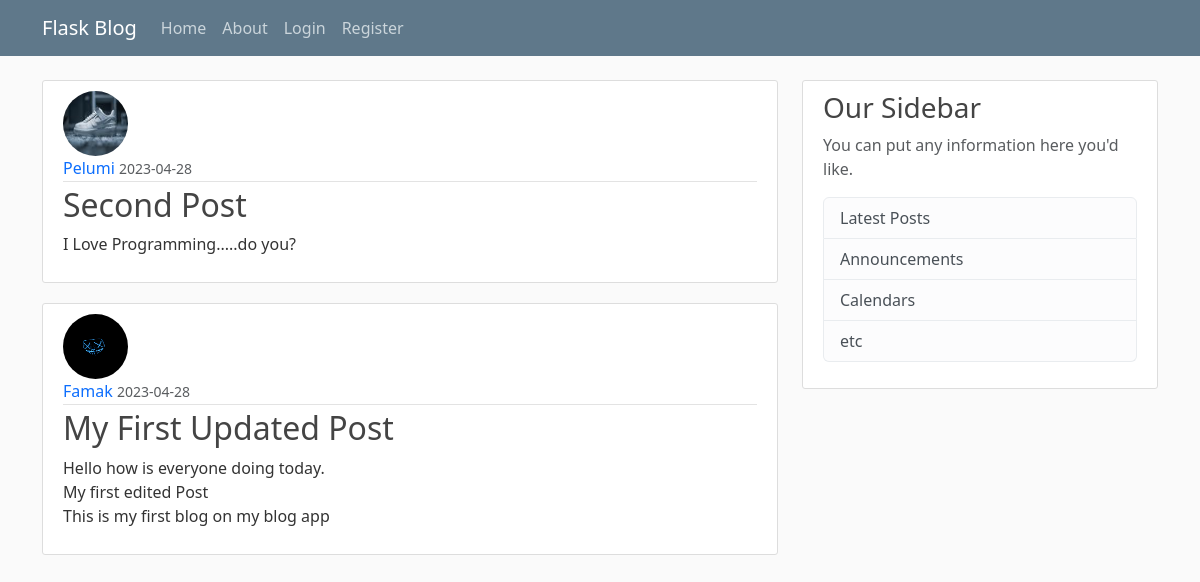
Page /home on the earlier database version.
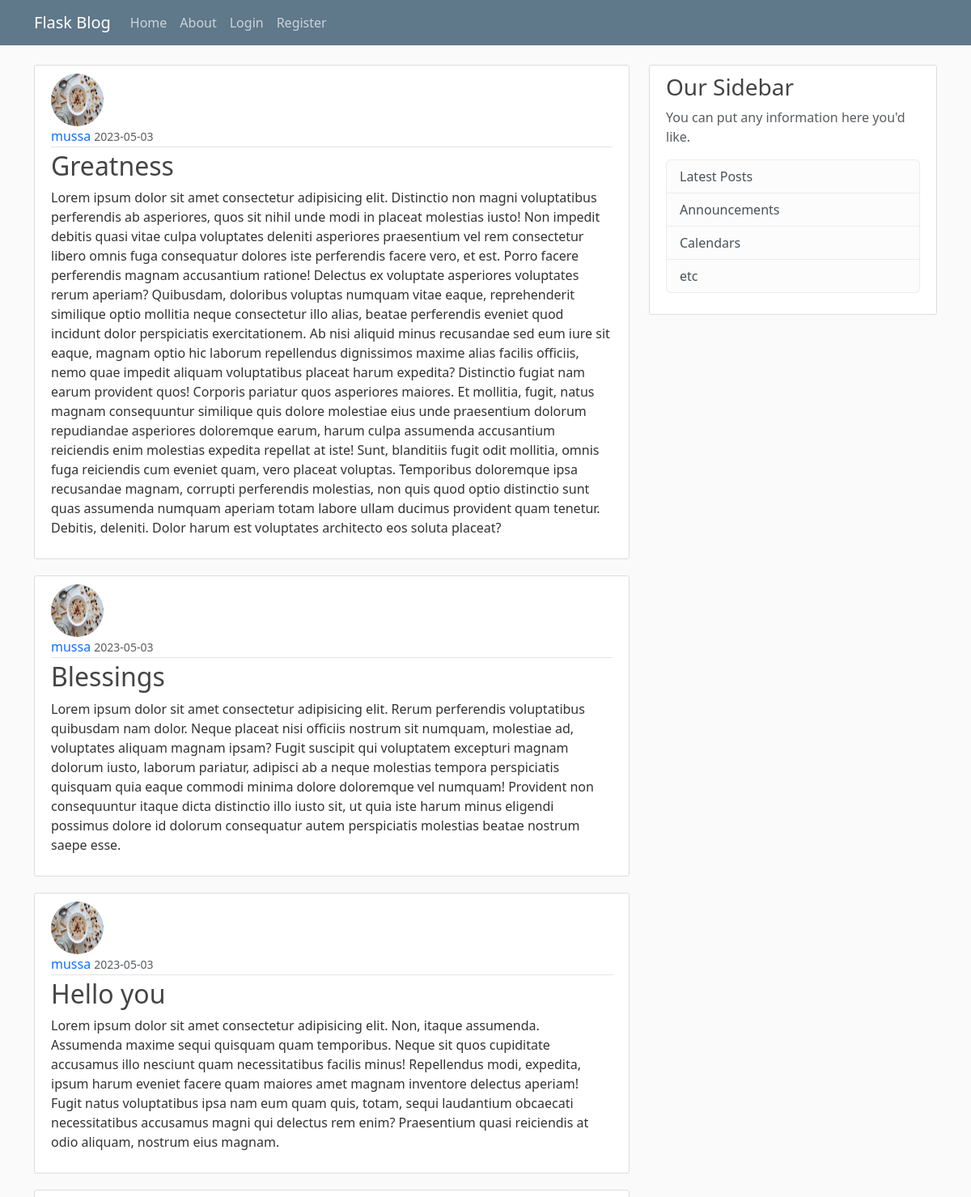
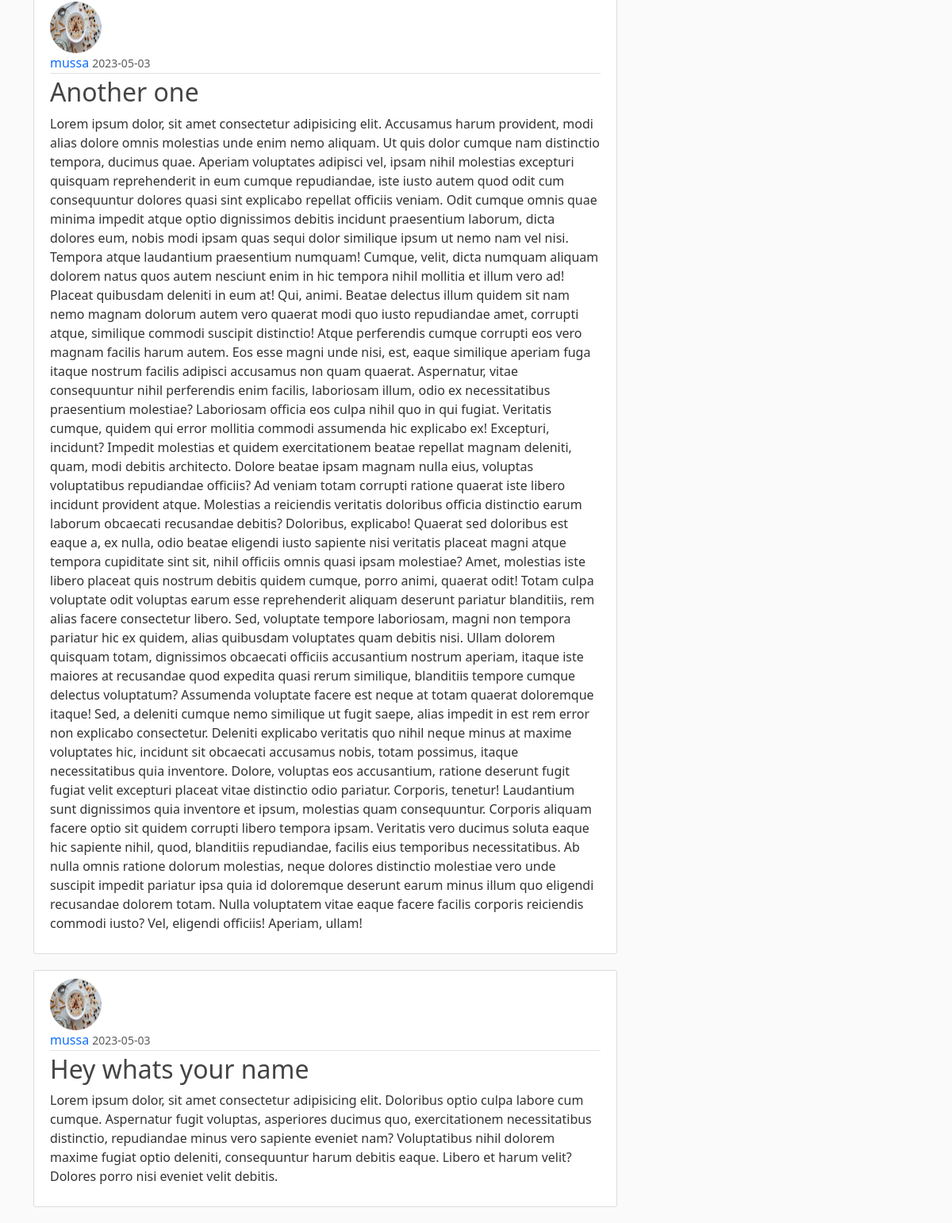
Same page on the later database version (2 pictures, top to bottom).
### flask_blog/models.py (models this page shows, shortened)
class Post(db.Model): # This will hold our post
    id = db.Column(db.Integer, primary_key=True)
    title = db.Column(db.String(100), nullable=False) # Title length will max out at 100characters
    date_posted = db.Column(db.DateTime, nullable=False, default=datetime.utcnow) # data posted will have a 'column type' of datatime, it must not be empty, then the default will be set with the datetime.utcnow function without the brakets'()' because we are not calling it now, its just a argument. 'utc' is the most accurate time to use in a db
    content = db.Column(db.Text, nullable=False) # The type of this column is a txt, it must not be empty
    user_id = db.Column(db.Integer, db.ForeignKey('user.id'), nullable=False)

class User(db.Model, UserMixin): # This is a table called 'User', then we create coloumns within it
    id = db.Column(db.Integer, primary_key=True)
    username = db.Column(db.String(20), unique=True, nullable=False) # Username must not be longer that 20characters, it has to be unique, it cannot be 'null' meaning it must not be empty
    email = db.Column(db.String(120), unique=True, nullable=False) # Email must not be longer that 120characters, it has to be unique, it cannot be 'null' meaning it must not be empty
    image_file = db.Column(db.String(20), nullable=False, default='default.jpg') # This is the user profile picture. It is going to be stored as an harsh, and the harsh will be 20characters long. It must not be empty, Default profile picture that every user starts out with must be default
    password = db.Column(db.String(60), nullable=False) # The password will be stored has an harsh, the harsh will be 60characters long
    post = db.relationship('Post', backref='author', lazy=True) # This is to say the 'post' attribute has a relationship with the 'Post' module. The 'backref' is similar to adding another column to the Post module. What the backref allows us to do is When we have a post we can simply use the "author" attribute to get the user who created the post

### flask_blog/route.py (the view)
@app.route("/") # This forward slash(/) is the root page or the home page of this webapp
@app.route("/home")
def home():
    page = request.args.get('page', 1, type=int)
    posts = Post.query.order_by(Post.date_posted.desc()).paginate(page=page, per_page=5) # The order_by(Post.date_posted.desc()) is added to make sure that the latest post is found at the top of the blog. The pageinate is to limit the number of posts loaded per page, therefore numbers of how many post should be available per page is inserted into it, and the reset of the unloaded page will be in the next on at the footer of the blog
    return render_template('home.html', posts=posts)

### flask_blog/templates/home.html
{% extends "layout.html" %} {% block content %} {% for post in posts %}
<article class="media content-section">
    <img class="rounded-circle article-img" src="{{url_for('static', filename='profile_pics/' + post.author.image_file)}}" alt="">
    <div class="media-body">
        <div class="article-metadata">
            <a class="mr-2" href="#">{{ post.author.username }}</a>
            <small class="text-muted">{{ post.date_posted.strftime('%Y-%m-%d') }}</small>
        </div>
        <h2><a class="article-title" href="{{ url_for('post', post_id=post.id) }}">{{ post.title }}</a></h2>
        <p class="article-content">{{ post.content }}</p>
    </div>
</article>
{% endfor %} {% endblock content %}

Differences in the rows shown:
no longer on this page (row unchanged): Post: image_file (picture), author.username "Pelumi", date_posted "2023-04-28", title "Second Post", content "I Love Programming.....do you?"
no longer on this page (row unchanged): Post: image_file (placeholder picture), author.username "Famak", date_posted "2023-04-28", title "My First Updated Post", content "Hello how is everyone doing today. My first edited Post This is my first blog on my blog app"
added Post: image_file (picture), author.username "mussa", date_posted "2023-05-03", title "Greatness", content "Lorem ipsum dolor sit amet consectetur adipisicing elit. Distinctio non magni voluptatibus perferendis ab asperiores, quos sit nihil unde modi in placeat molestias iusto! Non impedit debitis quasi vitae culpa voluptates deleniti asperiores praesentium vel rem consectetur libero omnis fuga consequatur dolores iste perferendis facere vero, et est. Porro facere perferendis magnam accusantium ratione! Delectus ex voluptate asperiores voluptates rerum aperiam? Quibusdam, doloribus voluptas numquam vitae eaque, reprehenderit similique optio mollitia neque consectetur illo alias, beatae perferendis eveniet quod incidunt dolor perspiciatis exercitationem. Ab nisi aliquid minus recusandae sed eum…"
added Post: image_file (picture), author.username "mussa", date_posted "2023-05-03", title "Blessings", content "Lorem ipsum dolor sit amet consectetur adipisicing elit. Rerum perferendis voluptatibus quibusdam nam dolor. Neque placeat nisi officiis nostrum sit numquam, molestiae ad, voluptates aliquam magnam ipsam? Fugit suscipit qui voluptatem excepturi magnam dolorum iusto, laborum pariatur, adipisci ab a neque molestias tempora perspiciatis quisquam quia eaque commodi minima dolore doloremque vel numquam! Provident non consequuntur itaque dicta distinctio illo iusto sit, ut quia iste harum minus eligendi possimus dolore id dolorum consequatur autem perspiciatis molestias beatae nostrum saepe esse."
added Post: image_file (picture), author.username "mussa", date_posted "2023-05-03", title "Hello you", content "Lorem ipsum dolor sit amet consectetur adipisicing elit. Non, itaque assumenda. Assumenda maxime sequi quisquam quam temporibus. Neque sit quos cupiditate accusamus illo nesciunt quam necessitatibus facilis minus! Repellendus modi, expedita, ipsum harum eveniet facere quam maiores amet magnam inventore delectus aperiam! Fugit natus voluptatibus ipsa nam eum quam quis, totam, sequi laudantium obcaecati necessitatibus accusamus magni qui delectus rem enim? Praesentium quasi reiciendis at odio aliquam, nostrum eius magnam."
added Post: image_file (picture), author.username "mussa", date_posted "2023-05-03", title "Another one", content "Lorem ipsum dolor, sit amet consectetur adipisicing elit. Accusamus harum provident, modi alias dolore omnis molestias unde enim nemo aliquam. Ut quis dolor cumque nam distinctio tempora, ducimus quae. Aperiam voluptates adipisci vel, ipsam nihil molestias excepturi quisquam reprehenderit in eum cumque repudiandae, iste iusto autem quod odit cum consequuntur dolores quasi sint explicabo repellat officiis veniam. Odit cumque omnis quae minima impedit atque optio dignissimos debitis incidunt praesentium laborum, dicta dolores eum, nobis modi ipsam quas sequi dolor similique ipsum ut nemo nam vel nisi. Tempora atque laudantium praesentium numquam! Cumque, velit, dicta numquam aliquam dolorem…"
added Post: image_file (picture), author.username "mussa", date_posted "2023-05-03", title "Hey whats your name", content "Lorem ipsum dolor, sit amet consectetur adipisicing elit. Doloribus optio culpa labore cum cumque. Aspernatur fugit voluptas, asperiores ducimus quo, exercitationem necessitatibus distinctio, repudiandae minus vero sapiente eveniet nam? Voluptatibus nihil dolorem maxime fugiat optio deleniti, consequuntur harum debitis eaque. Libero et harum velit? Dolores porro nisi eveniet velit debitis."
